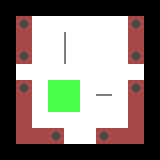

This game map was drawn from its Tiled (.tmx) file and the tilesets committed beside it. A one-line description and the full map source follow:
An orthogonal 10x10 tile map with 16x16 px tiles, 3 tile layers (Layer1, Layer2, Layer3).

<map version="1.0" orientation="orthogonal" renderorder="right-down" width="10" height="10" tilewidth="16" tileheight="16" nextobjectid="1">
 <tileset firstgid="1" source="Tiles.tsx" />
 <layer name="Layer1" width="10" height="10">
  <data encoding="csv">
1,1,1,1,1,1,1,1,1,1,
1,5,5,5,5,5,5,5,5,1,
1,5,5,5,5,5,5,5,5,1,
1,5,5,5,5,5,5,5,5,1,
1,5,5,5,5,5,5,5,5,1,
1,5,5,5,5,5,5,5,5,1,
1,5,5,5,5,5,5,5,5,1,
1,5,5,5,5,5,5,5,5,1,
1,5,5,5,5,5,5,5,5,1,
1,1,1,1,1,1,1,1,1,1
</data>
 </layer>
 <layer name="Layer2" width="10" height="10" opacity="0.72">
  <data encoding="csv">
0,0,0,0,0,0,0,0,0,0,
0,7,0,0,0,0,0,0,7,0,
0,3,0,0,0,0,0,0,3,0,
0,7,0,0,0,0,0,0,7,0,
0,0,0,0,0,0,0,0,0,0,
0,7,0,4,4,0,0,0,7,0,
0,3,0,4,4,0,0,0,3,0,
0,3,0,0,0,0,0,0,3,0,
0,3,3,7,0,0,2684354567,3,3,0,
0,0,0,0,0,0,0,0,0,0
</data>
 </layer>
 <layer name="Layer3" width="10" height="10">
  <data encoding="csv">
0,0,0,0,0,0,0,0,0,0,
0,0,0,0,0,0,0,0,0,0,
0,0,0,0,10,0,0,0,0,0,
0,0,0,0,10,0,0,0,0,0,
0,0,0,0,0,0,0,0,0,0,
0,0,0,0,0,0,11,0,0,0,
0,0,0,0,0,0,0,0,0,0,
0,0,0,0,0,0,0,0,0,0,
0,0,0,0,0,0,0,0,0,0,
0,0,0,0,0,0,0,0,0,0
</data>
 </layer>
</map>
